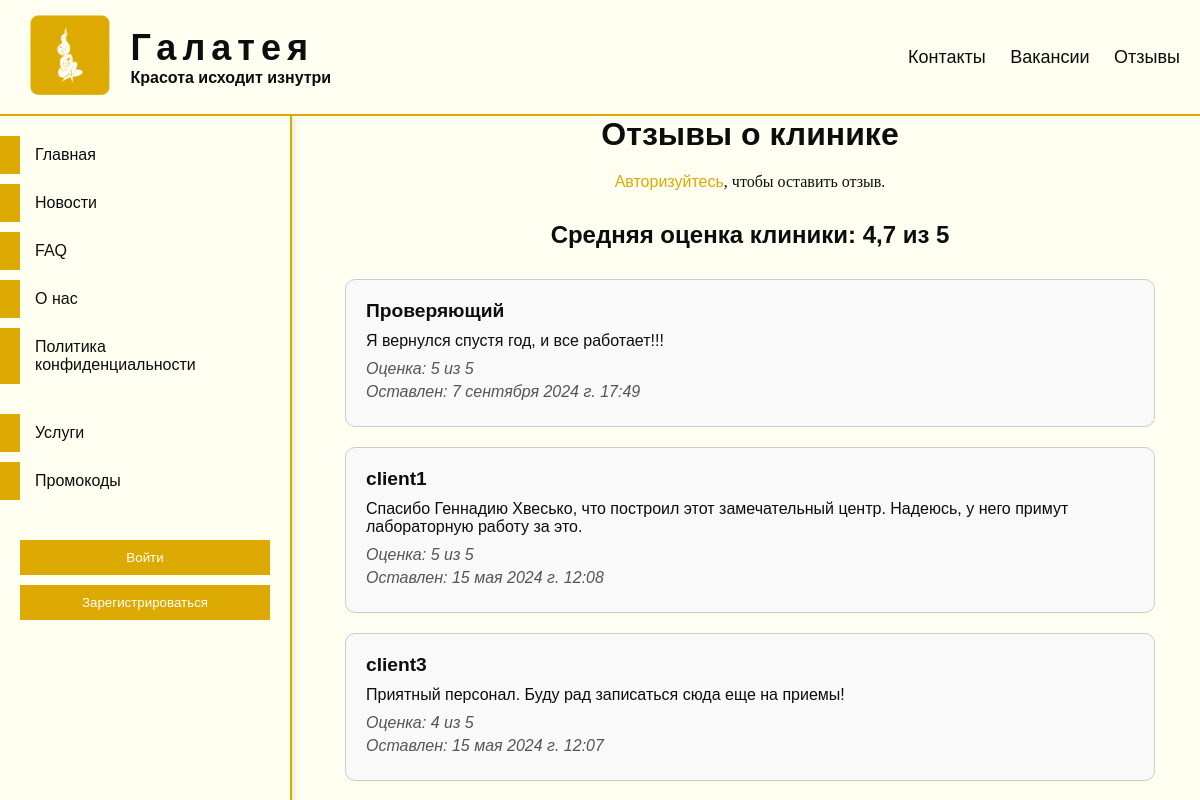
Screenshot of /clinic/reviews with the database file from the repository.
### clinic/models.py (models this page shows, shortened)
class Reviews(models.Model):
    user = models.ForeignKey(User, on_delete=models.CASCADE)
    text = models.TextField('Текст отзыва')
    rating = models.PositiveSmallIntegerField('Оценка', choices=[(i, str(i)) for i in range(1, 6)])
    created_at = models.DateTimeField('Дата и время отзыва', auto_now_add=True)
    class Meta:
        verbose_name = 'Отзыв'
        verbose_name_plural = 'Отзывы'

### clinic/views.py (the view)
# urls.py: path('reviews', views.reviews_view, name='reviews'),
def reviews_view(request):
    reviews = Reviews.objects.order_by('-id')
    average_rating = reviews.aggregate(Avg('rating'))['rating__avg']
    if average_rating is not None:
        average_rating = round(average_rating, 1)
    else:
        average_rating = '-'
    return render(request, 'clinic/reviews.html', {'reviews': reviews, 'average_rating': average_rating})

### clinic/templates/clinic/reviews.html (shortened to what this page needs)
{% extends 'main/layout.html' %}
{% load static %}
{% block custom_css %}
<link type="text/css" href="{% static 'clinic/css/reviews.css' %}" rel="stylesheet"/>
{% endblock %}
{% block content %}
    <div id="reviews-page">
        <h1 class="page-title">Отзывы о клинике</h1>
        <div class="leave-review-section">
            {% if user.is_authenticated %}
                {% if user.client %}
                    <form action="{% url 'add_review' %}" method="get" class="leave-review-form">
                        <button type="submit" class="btn leave-review-btn">Оставить отзыв</button>
                    </form>
                {% else %}
                    <p class="info-text">Отзывы могут оставлять только клиенты косметологического центра.</p>
                {% endif %}
            {% else %}
                <p class="info-text"><a href="{% url 'to_login' %}" class="login-link">Авторизуйтесь</a>, чтобы оставить отзыв.</p>
            {% endif %}
        </div>
        <h2 class="average-rating">Средняя оценка клиники: {{ average_rating }} из 5</h2>
        <div class="reviews-list">
            {% for review in reviews %}
                <div class="review-card" id="review-{{ review.id }}">
                    <h3 class="review-author">{{ review.user.username }}</h3>
                    <p class="review-text">{{ review.text }}</p>
                    <p class="review-rating">Оценка: {{ review.rating }} из 5</p>
                    <p class="review-date">Оставлен: {{ review.created_at }}</p>
                </div>
            {% endfor %}
        </div>
    </div>
{% endblock %}

### main/static/main/css/styles.css (style rules this page uses)
* { margin: 0; padding: 0; font-family: Arial, sans-serif; color: #0D0D0D; }
#main-content > * { margin-bottom: 15px; }
body { padding-top: 116px; padding-left: 300px; background: #fefff1; }

### clinic/static/clinic/css/reviews.css (style rules this page uses)
#reviews-page { width: 90%; margin: 0 auto; }
.page-title { font-size: 2em; margin-bottom: 20px; text-align: center; }
.leave-review-section { text-align: center; margin-bottom: 30px; }
.average-rating { text-align: center; font-size: 1.5em; margin-bottom: 30px; }
.reviews-list { display: flex; flex-direction: column; gap: 20px; }
.review-card { border: 1px solid #ccc; padding: 20px; border-radius: 10px; background-color: #f9f9f9; }
.review-author { font-weight: bold; font-size: 1.2em; margin-bottom: 10px; }
.review-text { margin-bottom: 10px; }
.review-rating, .review-date { font-style: italic; color: #555; margin-bottom: 5px; }
.info-text { text-align: center; font-family: serif; }
.login-link { color: #DDAA03; text-decoration: none; font-family: sans-serif; }

### rows the page displays
Reviews: user.username "Проверяющий", text "Я вернулся спустя год, и все работает!!!", rating "5", created_at "7 сентября 2024 г. 17:49"
Reviews: user.username "client1", text "Cпасибо Геннадию Хвесько, что построил этот замечательный центр. Надеюсь, у него примут лабораторную работу за это.", rating "5", created_at "15 мая 2024 г. 12:08"
Reviews: user.username "client3", text "Приятный персонал. Буду рад записаться сюда еще на приемы!", rating "4", created_at "15 мая 2024 г. 12:07"

### other values shown
{{ average_rating }} "4,7"
